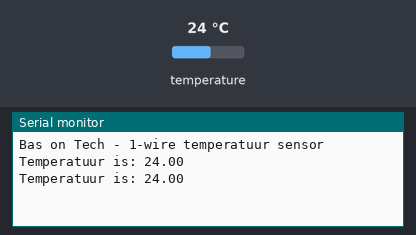
Recording of a sketch running on a simulated Arduino Uno, built with avr-gcc and run on an emulated ATmega328P. Shown: the last lines printed to the serial monitor. The inputs (shaded band) are chosen by the test bench; at power-on: temperature 24 °C.

Above: at 3.3 s.
3.4 s: temperature set to 12 °C
At 5.1 s:
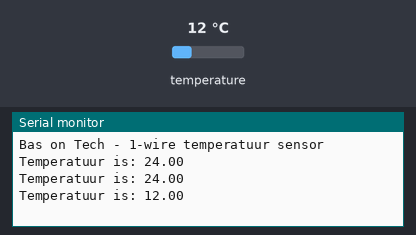
5.9 s: temperature set to 19 °C
At 7.5 s:
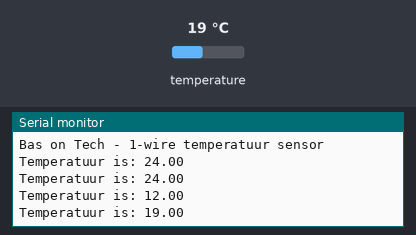
Timing chart, 0 to 9.0 s (numbered marks = the images above; inputs shaded):
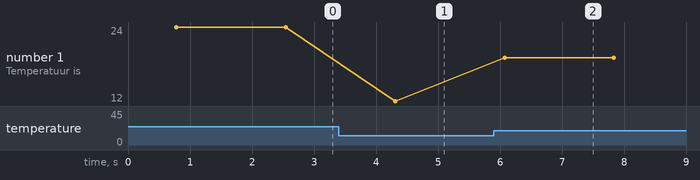

Measured:
- after the input at 3.4 s, the serial monitor: prints a new line after 0.91 s (image 1)
- after the input at 5.9 s, the serial monitor: prints a new line after 0.17 s (image 2)
- plotted number 1: 24 → 12 after the input at 3.4 s, 12 → 19 after the input at 5.9 s

The sketch:

6a-one-wire.ino
```cpp
// (licence header left out)
// Importeer de benodigde bibliotheken
#include <OneWire.h>
#include <DallasTemperature.h>

float temp = 0.0;                       // variabele om temperatuur in op te slaan (float is getal met komma)
int oneWireBus = 12;                    // 1-wire pin
OneWire oneWire(oneWireBus);            // 1-wire instantie op de oneWireBus pin
DallasTemperature sensors(&oneWire);    // geef de instantie van de oneWire bus door aan de DallasTemperature

void setup(void) {
    Serial.begin(9600);                   // stel de seriële monitor in
    Serial.println("Bas on Tech - 1-wire temperatuur sensor"); // toon bericht op seriële monitor
    sensors.begin();                      // begin met het uitlezen van de sensor
}

void loop(void) {
    sensors.requestTemperatures();          // lees de temperatuur sensor uit
    temp = sensors.getTempCByIndex(0);      // haal temperatuur in Celcius op van eerste sensor
    Serial.print("Temperatuur is: ");       // toon bericht op seriële monitor op zelfde regel
    Serial.println(temp);
    delay(1000);                            // pauzeer 1000ms / 1 seconde
}
```
